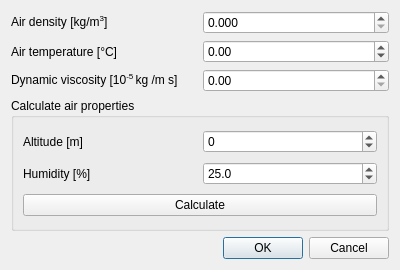
<?xml version="1.0" encoding="UTF-8"?>
<ui version="4.0">
 <class>Dialog</class>
 <widget class="QDialog" name="Dialog">
  <property name="geometry">
   <rect>
    <x>0</x>
    <y>0</y>
    <width>400</width>
    <height>270</height>
   </rect>
  </property>
  <property name="windowTitle">
   <string>Atmosphere settings</string>
  </property>
  <layout class="QGridLayout" name="gridLayout">
   <item row="4" column="0" colspan="2">
    <widget class="QDialogButtonBox" name="buttonBox">
     <property name="orientation">
      <enum>Qt::Horizontal</enum>
     </property>
     <property name="standardButtons">
      <set>QDialogButtonBox::Cancel|QDialogButtonBox::Ok</set>
     </property>
    </widget>
   </item>
   <item row="0" column="1">
    <widget class="QDoubleSpinBox" name="doubleSpinBox_rho">
     <property name="toolTip">
      <string>Density of air, used in thrust and torque calculations</string>
     </property>
     <property name="decimals">
      <number>3</number>
     </property>
     <property name="maximum">
      <double>5.000000000000000</double>
     </property>
     <property name="singleStep">
      <double>0.100000000000000</double>
     </property>
    </widget>
   </item>
   <item row="0" column="0">
    <widget class="QLabel" name="label">
     <property name="text">
      <string>&lt;html&gt;&lt;head/&gt;&lt;body&gt;&lt;p&gt;Air density [kg/m&lt;span style=&quot; vertical-align:super;&quot;&gt;3&lt;/span&gt;]&lt;/p&gt;&lt;/body&gt;&lt;/html&gt;</string>
     </property>
    </widget>
   </item>
   <item row="1" column="1">
    <widget class="QDoubleSpinBox" name="doubleSpinBox_Ta">
     <property name="toolTip">
      <string>Air temperature, used for thermal analysis.</string>
     </property>
     <property name="minimum">
      <double>-80.000000000000000</double>
     </property>
    </widget>
   </item>
   <item row="2" column="0">
    <widget class="QLabel" name="label_3">
     <property name="text">
      <string>&lt;html&gt;&lt;head/&gt;&lt;body&gt;&lt;p&gt;Dynamic viscosity [10&lt;span style=&quot; vertical-align:super;&quot;&gt;-5 &lt;/span&gt;kg /m s]&lt;/p&gt;&lt;/body&gt;&lt;/html&gt;</string>
     </property>
    </widget>
   </item>
   <item row="2" column="1">
    <widget class="QDoubleSpinBox" name="doubleSpinBox_mu">
     <property name="toolTip">
      <string>Dynamic viscosity, used in calculating reynolds number</string>
     </property>
    </widget>
   </item>
   <item row="1" column="0">
    <widget class="QLabel" name="label_2">
     <property name="text">
      <string>Air temperature [°C]</string>
     </property>
    </widget>
   </item>
   <item row="3" column="0" colspan="2">
    <widget class="QGroupBox" name="groupBox">
     <property name="title">
      <string>Calculate air properties</string>
     </property>
     <layout class="QGridLayout" name="gridLayout_2">
      <item row="0" column="0">
       <widget class="QLabel" name="label_4">
        <property name="text">
         <string>Altitude [m]</string>
        </property>
       </widget>
      </item>
      <item row="1" column="1">
       <widget class="QDoubleSpinBox" name="doubleSpinBox_humidity">
        <property name="toolTip">
         <string>Air relative humidity</string>
        </property>
        <property name="decimals">
         <number>1</number>
        </property>
        <property name="maximum">
         <double>100.000000000000000</double>
        </property>
        <property name="value">
         <double>25.000000000000000</double>
        </property>
       </widget>
      </item>
      <item row="1" column="0">
       <widget class="QLabel" name="label_5">
        <property name="text">
         <string>Humidity [%]</string>
        </property>
       </widget>
      </item>
      <item row="0" column="1">
       <widget class="QDoubleSpinBox" name="doubleSpinBox_alt">
        <property name="toolTip">
         <string>Altitude above sea level.</string>
        </property>
        <property name="decimals">
         <number>0</number>
        </property>
        <property name="minimum">
         <double>-3000.000000000000000</double>
        </property>
        <property name="maximum">
         <double>10000.000000000000000</double>
        </property>
       </widget>
      </item>
      <item row="2" column="0" colspan="2">
       <widget class="QPushButton" name="pushButton_calc_props">
        <property name="toolTip">
         <string>Calculate air density at these values.</string>
        </property>
        <property name="text">
         <string>Calculate</string>
        </property>
       </widget>
      </item>
     </layout>
    </widget>
   </item>
  </layout>
 </widget>
 <resources/>
 <connections>
  <connection>
   <sender>buttonBox</sender>
   <signal>accepted()</signal>
   <receiver>Dialog</receiver>
   <slot>accept()</slot>
   <hints>
    <hint type="sourcelabel">
     <x>248</x>
     <y>254</y>
    </hint>
    <hint type="destinationlabel">
     <x>157</x>
     <y>274</y>
    </hint>
   </hints>
  </connection>
  <connection>
   <sender>buttonBox</sender>
   <signal>rejected()</signal>
   <receiver>Dialog</receiver>
   <slot>reject()</slot>
   <hints>
    <hint type="sourcelabel">
     <x>316</x>
     <y>260</y>
    </hint>
    <hint type="destinationlabel">
     <x>286</x>
     <y>274</y>
    </hint>
   </hints>
  </connection>
 </connections>
</ui>
